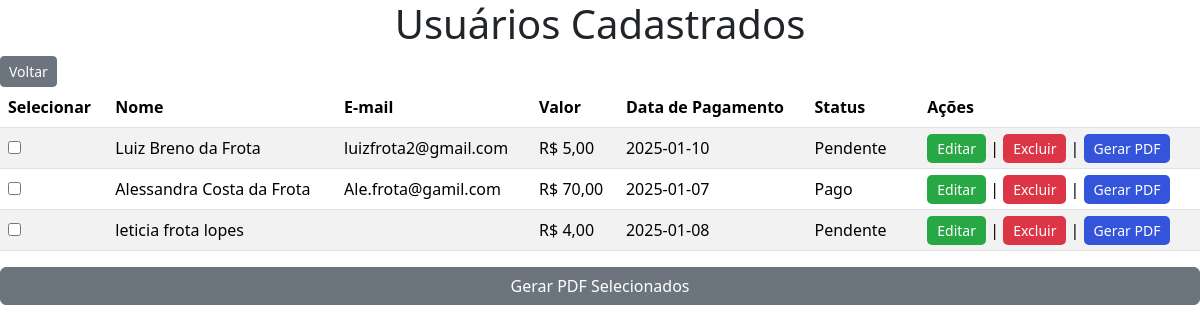
The app's page /listar.php with its own data.
### tables this page shows
CREATE TABLE usuarios (
        id INTEGER PRIMARY KEY AUTOINCREMENT,
        nome TEXT NOT NULL,
        email TEXT NOT NULL UNIQUE,
        valor_pagamento REAL NOT NULL,
        data_pagamento REAL NOT NULL,
        status_pagamento TEXT CHECK(status_pagamento IN ('Pendente', 'Pago')) DEFAULT 'Pendente'
    );

### listar.php (the view, shortened to what this page needs)
<?php include 'database.php'; ?>
<!DOCTYPE html>
<html lang="pt-br">
<head>
    <link rel="stylesheet" href="style.css">
    <link rel="stylesheet" href="bootstrap.min.css">
</head>
<body>
    <h1>Usuários Cadastrados</h1>
    <a class="btn btn-secondary btn-sm " href="index.php">Voltar</a>
    <form  action="gerar_pdf_multiplos.php" method="POST">
        <table class="table table-striped table-hover"  >
            <thead>
                <tr>
                    <th>Selecionar</th>
                    <th>Nome</th>
                    <th>E-mail</th>
                    <th>Valor</th>
                    <th>Data de Pagamento</th>
                    <th>Status</th>
                    <th></th>
                    <th>Ações</th>
                </tr>
            </thead>
            <tbody>
                <?php
                $stmt = $conn->query("SELECT * FROM usuarios");
                while ($row = $stmt->fetch(PDO::FETCH_ASSOC)) {
                    echo "<tr>
                            <td><input type='checkbox' name='ids[]' value='{$row['id']}'></td>
                            <td>{$row['nome']}</td>
                            <td>{$row['email']}</td>
                            <td>R$ " . number_format($row['valor_pagamento'], 2, ',', '.') . "</td>
                            <td>{$row['data_pagamento']}</td>
                            <td>{$row['status_pagamento']}</td>
                            <td></td>
                            <td>
                                <a href='editar.php?id={$row['id']}'>Editar</a> |
                                <a href='deletar.php?id={$row['id']}'>Excluir</a> |
                                <a href='gerar_pdf.php?id={$row['id']}'>Gerar PDF</a>
                            </td>
                          </tr>";
                }
                ?>
            </tbody>
        </table>
        <div class="d-grid gap-2">
         <button class="btn btn-secondary" type="submit">Gerar PDF Selecionados</button>
        </div>
        <br>
    </form>
</body>
</html>

### style.css (style rules this page uses)
body { font-family: Arial, sans-serif; margin: 0; padding: 0; background-color: rgb(172, 172, 172); height: 100%; font-family: Arial, sans-serif; }
h1 { text-align: center; margin: 20px 0; color: #ffffff; }
table a { text-decoration: none; padding: 5px 10px; border-radius: 5px; color: white; font-size: 14px; }
table a[href*="editar"] { background-color: #28a745; }
table a[href*="deletar"] { background-color: #dc3545; }
table a[href*="gerar_pdf"] { background-color: #3554dc; }

### records on screen
usuarios: nome "Luiz Breno da Frota", email "luizfrota2@gmail.com", valor_pagamento "5,00", data_pagamento "2025-01-10", status_pagamento "Pendente"
usuarios: nome "Alessandra Costa da Frota", email "Ale.frota@gamil.com", valor_pagamento "70,00", data_pagamento "2025-01-07", status_pagamento "Pago"
usuarios: nome "leticia frota lopes", valor_pagamento "4,00", data_pagamento "2025-01-08", status_pagamento "Pendente"
